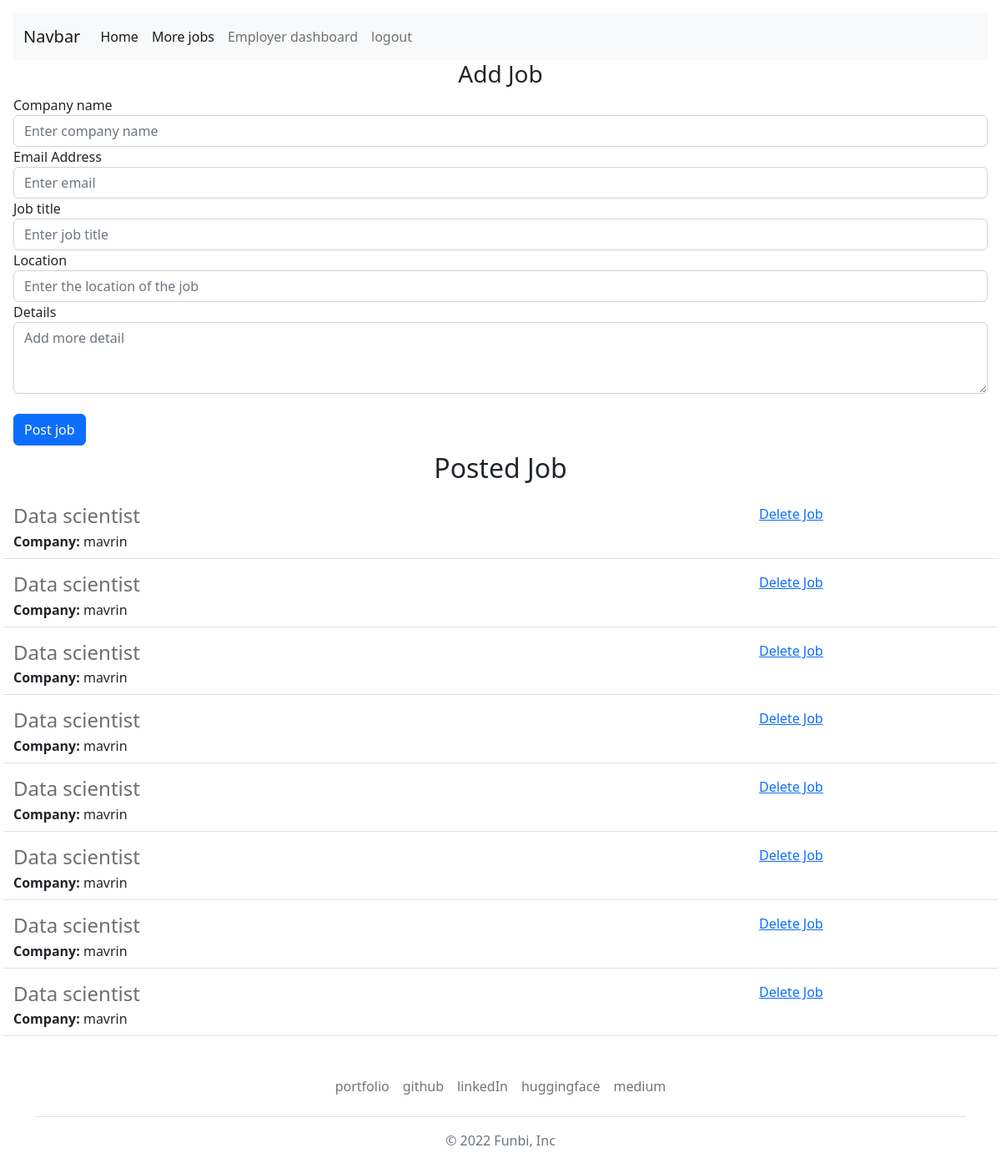
Page /dashboard (signed in) on the earlier database version.
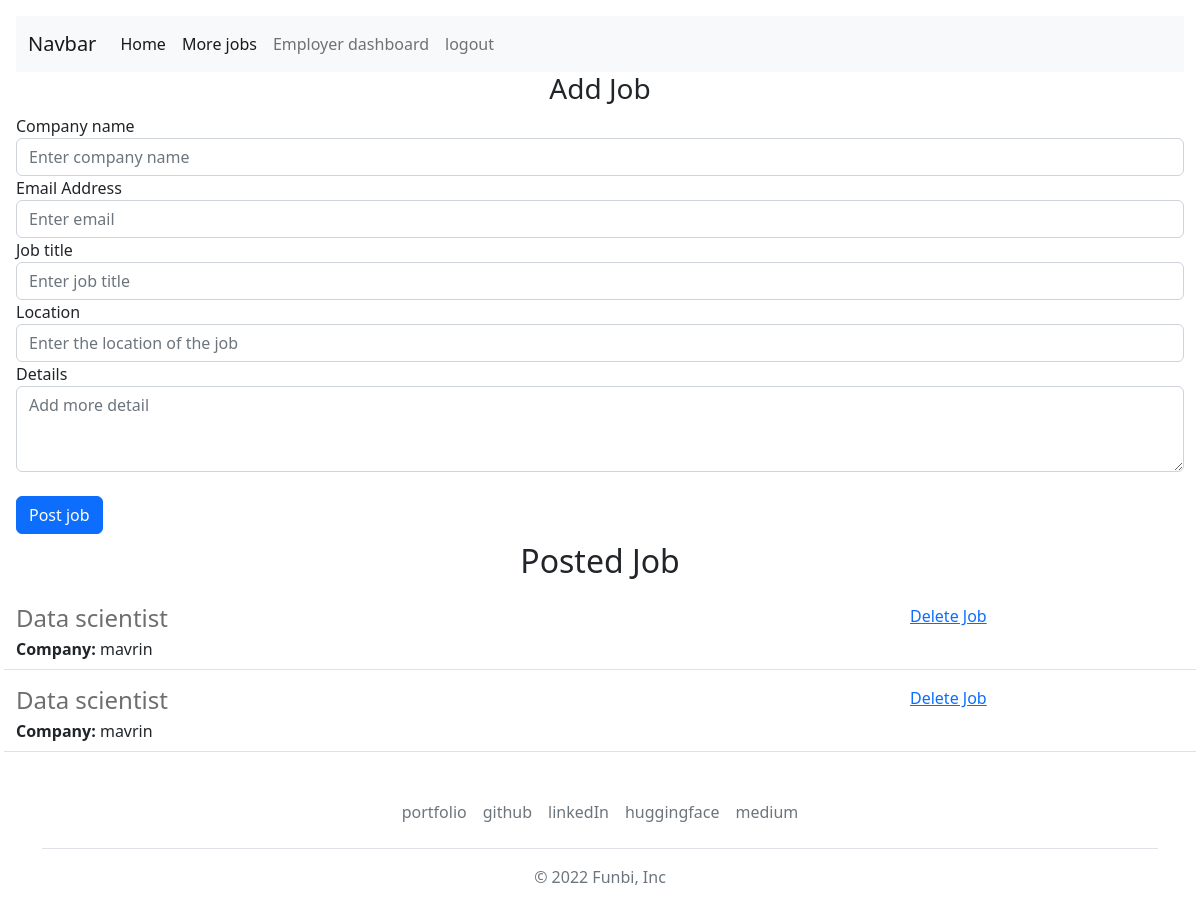
Same page on the later database version.
### website/models.py (models this page shows)
class Jobs(db.Model):
  id = db.Column(db.Integer, primary_key=True)
  company = db.Column(db.String(50))
  email = db.Column(db.String(50))
  job = db.Column(db.String(150))
  location = db.Column(db.String(150))
  details = db.Column(db.String(1000))
  date = db.Column(db.DateTime(timezone=True), default = func.now())
  employer_id = db.Column(db.Integer, db.ForeignKey('user.id'))

### website/views.py (the view, shortened to what this page needs)
@views.route('/dashboard', methods=['GET', 'POST'])
@login_required
def dashboard():
  return render_template("dashboard.html", user=current_user)

### website/__init__.py (called while the page is built)
def create_app():
  app = Flask(__name__)
  app.config['SECRET_KEY'] = 'funbi'
  app.config['SQLALCHEMY_DATABASE_URI'] = f'sqlite:///{DB_NAME}'
  db.init_app(app)
  from .views import views
  from .auth import auth
  app.register_blueprint(views, url_prefix='/')
  app.register_blueprint(auth, url_prefix='/')
  from .models import User, Jobs
  create_database(app)
  login_manager = LoginManager()
  login_manager.login_view = 'auth.login'
  login_manager.init_app(app)
  @login_manager.user_loader
  def load_user(id):
    return User.query.get(int(id))
  return app

### website/templates/dashboard.html (shortened to what this page needs)
{% extends "base.html" %}
{% block body %}
<form method="POST">
  <h3 align="center">Add Job</h3>
  <div class="form-group">
    <label for="company">Company name</label>
    <input
      type="text"
      class="form-control"
      id="company"
      name="company"
      placeholder="Enter company name"
    />
  </div>
    <div class="form-group">
    <label for="email">Email Address</label>
    <input
      type="email"
      class="form-control"
      id="email"
      name="email"
      placeholder="Enter email"
    />
  </div>
    <div class="form-group">
    <label for="job">Job title</label>
    <input
      type="text"
      class="form-control"
      id="job"
      name="job"
      placeholder="Enter job title"
    />
  </div>
    <div class="form-group">
    <label for="location">Location</label>
    <input
      type="text"
      class="form-control"
      id="location"
      name="location"
      placeholder="Enter the location of the job"
    />
  </div>
    <div class="form-group">
    <label for="details">Details</label>
    <textarea
      type="text"
      class="form-control"
      id="details"
      name="details"
      rows="3"
      placeholder="Add more detail"
    ></textarea>
  </div>
  <br/>
  <button type="submit" class="btn btn-primary">Post job</button>
</form>
 <h2 class="text-center mt-2 mb-4">Posted Job</h2>
      <div>
        {% for jobl in user.joblist %}
          {% include "privatejob.html" %}
        {% endfor %}
      </div>
{% endblock %}

### website/templates/base.html (shortened to what this page needs)
<!doctype html>
<html lang="en">
  <head>
    <link href="https://cdn.jsdelivr.net/npm/bootstrap@5.2.1/dist/css/bootstrap.min.css" rel="stylesheet">
    <link href="https://getbootstrap.com/docs/5.2/assets/css/docs.css" rel="stylesheet">
  </head>
  <body class="p-3 m-0 border-0 bd-example">
    <nav class="navbar navbar-expand-lg bg-light">
      <div class="container-fluid">
        <a class="navbar-brand" href="#">Navbar</a>
        <div class="collapse navbar-collapse" id="navbarNav">
          <ul class="navbar-nav">
            {% if user.is_authenticated %}
            <li class="nav-item">
              <a class="nav-link active" aria-current="page" href="{{ url_for('views.home') }}">Home</a>
            </li>
            <li class="nav-item">
              <a class="nav-link active" aria-current="page" href="{{ url_for('views.moreJobs') }}">More jobs</a>
            </li>
            <li class="nav-item">
              <a class="nav-link" href="{{ url_for('views.dashboard') }}">Employer dashboard</a>
            </li>
            <li class="nav-item">
              <a class="nav-link" aria-current="page" href="{{ url_for('auth.logout') }}">logout</a>
            </li>
            {% endif %}
          </ul>
        </div>
      </div>
    </nav>
    {% block body %}{% endblock %}
    <div class="container">
  <footer class="py-3 my-4">
    <ul class="nav justify-content-center border-bottom pb-3 mb-3">
      <li class="nav-item"><a href="https://oluwafunbi.netlify.app/" class="nav-link px-2 text-muted">portfolio</a></li>
      <li class="nav-item"><a href="https://github.com/Phunbie" class="nav-link px-2 text-muted">github</a></li>
      <li class="nav-item"><a href="https://www.linkedin.com/in/oluwafunbiadeneye?lipi=urn%3Ali%3Apage%3Ad_flagship3_profile_view_base_contact_details%3B7LKTLdUnQEOIiLv%2FOW6PSw%3D%3D" class="nav-link px-2 text-muted">linkedIn</a></li>
      <li class="nav-item"><a href="https://huggingface.co/Funbi" class="nav-link px-2 text-muted">huggingface</a></li>
     <li class="nav-item"><a href="https://medium.com/@lekefbi" class="nav-link px-2 text-muted">medium</a></li>
    </ul>
    <p class="text-center text-muted">&copy; 2022 Funbi, Inc</p>
  </footer>
</div>
  </body>
</html>

### website/templates/privatejob.html
 <div class="border-bottom row" style="margin-bottom:16px; padding-bottom:8px;">
    <div class="col-9">
      <h4 style="color:rgb(110,110,110); margin-bottom:4px;">
        {{ jobl.job }}
      </h4>
      <div>
        <b>Company: </b>{{ jobl.company }}
      </div>
    </div>
   <div class="col-2 padding-right:16px">
   <a href="/delete/{{jobl.id}}">Delete Job</a>
   </div>
  </div>

Differences in the rows shown:
removed Jobs: job "Data scientist", company "mavrin"
removed Jobs: job "Data scientist", company "mavrin"
removed Jobs: job "Data scientist", company "mavrin"
removed Jobs: job "Data scientist", company "mavrin"
removed Jobs: job "Data scientist", company "mavrin"
removed Jobs: job "Data scientist", company "mavrin"
